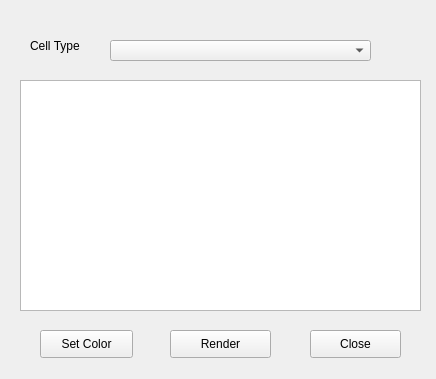
<?xml version="1.0" encoding="UTF-8"?>
<ui version="4.0">
 <class>CustomizedModelDialog</class>
 <widget class="QWidget" name="CustomizedModelDialog">
  <property name="geometry">
   <rect>
    <x>0</x>
    <y>0</y>
    <width>436</width>
    <height>379</height>
   </rect>
  </property>
  <property name="windowTitle">
   <string>Form</string>
  </property>
  <widget class="QTableWidget" name="tableWidget">
   <property name="geometry">
    <rect>
     <x>20</x>
     <y>80</y>
     <width>401</width>
     <height>231</height>
    </rect>
   </property>
  </widget>
  <widget class="QPushButton" name="SetColor_Btn">
   <property name="geometry">
    <rect>
     <x>40</x>
     <y>330</y>
     <width>93</width>
     <height>28</height>
    </rect>
   </property>
   <property name="text">
    <string>Set Color</string>
   </property>
  </widget>
  <widget class="QPushButton" name="Render_Btn">
   <property name="geometry">
    <rect>
     <x>170</x>
     <y>330</y>
     <width>101</width>
     <height>28</height>
    </rect>
   </property>
   <property name="text">
    <string>Render</string>
   </property>
  </widget>
  <widget class="QPushButton" name="Close_Btn">
   <property name="geometry">
    <rect>
     <x>310</x>
     <y>330</y>
     <width>91</width>
     <height>28</height>
    </rect>
   </property>
   <property name="text">
    <string>Close</string>
   </property>
  </widget>
  <widget class="QLabel" name="label">
   <property name="geometry">
    <rect>
     <x>30</x>
     <y>30</y>
     <width>61</width>
     <height>31</height>
    </rect>
   </property>
   <property name="text">
    <string>Cell Type</string>
   </property>
  </widget>
  <widget class="QComboBox" name="CellType_comboBox">
   <property name="geometry">
    <rect>
     <x>110</x>
     <y>40</y>
     <width>261</width>
     <height>21</height>
    </rect>
   </property>
  </widget>
 </widget>
 <resources/>
 <connections/>
</ui>
